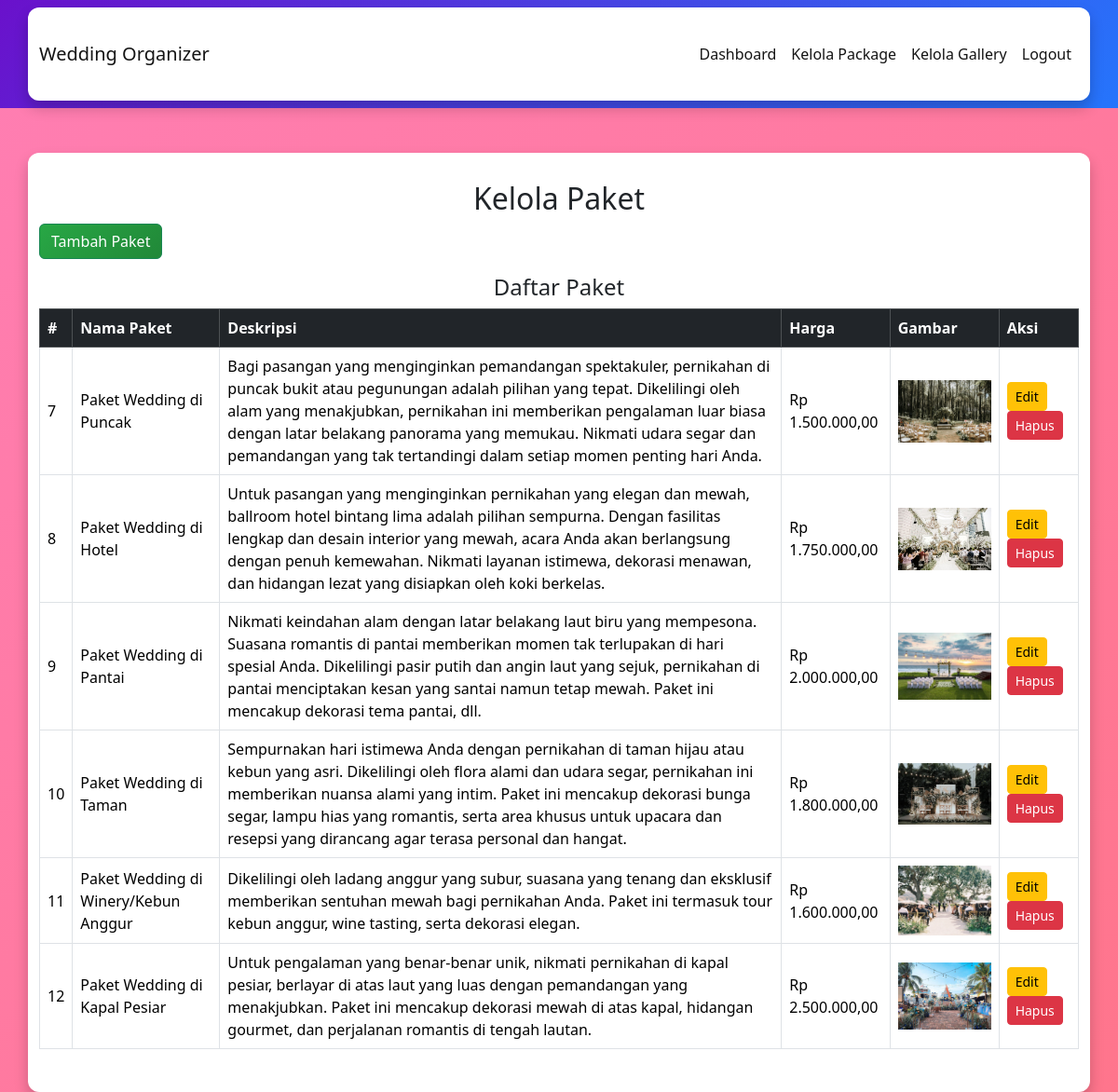
Page /pages/admin/paket_manage.php on the committed database.
### tables this page shows
CREATE TABLE `packages` (
  `id` int(11) NOT NULL,
  `name` varchar(100) NOT NULL,
  `description` text NOT NULL,
  `price` decimal(10,2) NOT NULL,
  `image` varchar(255) DEFAULT NULL,
  `created_at` timestamp NOT NULL DEFAULT current_timestamp()
);

### pages/admin/paket_manage.php (the view, shortened to what this page needs)
<?php
include '../../config/database.php';
?>
<!DOCTYPE html>
<html lang="en">
<head>
    <link href="https://cdn.jsdelivr.net/npm/bootstrap@5.3.3/dist/css/bootstrap.min.css" rel="stylesheet">
</head>
<body>
    <?php include '../../includes/navbaradmin.php'; ?>
<div class="container mt-5">
    <h2>Kelola Paket</h2>
    <button class="btn btn-success mb-3" data-bs-toggle="modal" data-bs-target="#addPackageModal">Tambah Paket</button>
    <h4>Daftar Paket</h4>
    <table class="table table-bordered table-hover">
        <thead class="table-dark">
            <tr>
                <th>#</th>
                <th>Nama Paket</th>
                <th>Deskripsi</th>
                <th>Harga</th>
                <th>Gambar</th>
                <th>Aksi</th>
            </tr>
        </thead>
        <tbody>
            <?php
            $query = "SELECT * FROM packages";
            $result = mysqli_query($conn, $query);
            while ($row = mysqli_fetch_assoc($result)): ?>
                <tr>
                    <td><?php echo $row['id']; ?></td>
                    <td><?php echo htmlspecialchars($row['name']); ?></td>
                    <td><?php echo htmlspecialchars($row['description']); ?></td>
                    <td>Rp <?php echo number_format($row['price'], 2, ',', '.'); ?></td>
                    <td><img src="../../uploads/galeri/<?php echo $row['image']; ?>" width="100" alt="Gambar Paket"></td>
                    <td>
                        <a href="edit_package.php?id=<?php echo $row['id']; ?>" class="btn btn-warning btn-sm">Edit</a>
                        <a href="delete_package.php?id=<?php echo $row['id']; ?>" class="btn btn-danger btn-sm" onclick="return confirm('Yakin ingin menghapus?');">Hapus</a>
                    </td>
                </tr>
            <?php endwhile; ?>
        </tbody>
    </table>
</div>
</body>
</html>

### pages/admin/paket_manage.php (style rules this page uses)
body { background: linear-gradient(135deg, #ff7eb3, #ff758c); min-height: 100vh; margin: 0; font-family: Arial, sans-serif; }
.container { background: #ffffff; padding: 30px; border-radius: 12px; box-shadow: 0 8px 15px rgba(0, 0, 0, 0.2); }
.btn-success { background: linear-gradient(135deg, #28a745, #218838); border: none; border-radius: 50px; padding: 10px 20px; }
.table-bordered th, .table-bordered td { vertical-align: middle; }
h2, h4 { color: #333333; text-align: center; }

### rows in the picture
packages: id "7", name "Paket Wedding di Puncak", description "Bagi pasangan yang menginginkan pemandangan spektakuler, pernikahan di puncak bukit atau pegunungan adalah pilihan yang tepat. Dikelilingi oleh alam yang menakjubkan, pernikahan ini memberikan pengalaman luar biasa dengan latar belakang panorama yang memukau. Nikmati udara segar dan pemandangan yang tak tertandingi dalam setiap momen penting hari Anda.", price "1.500.000,00", image (picture)
packages: id "8", name "Paket Wedding di Hotel", description "Untuk pasangan yang menginginkan pernikahan yang elegan dan mewah, ballroom hotel bintang lima adalah pilihan sempurna. Dengan fasilitas lengkap dan desain interior yang mewah, acara Anda akan berlangsung dengan penuh kemewahan. Nikmati layanan istimewa, dekorasi menawan, dan hidangan lezat yang disiapkan oleh koki berkelas.", price "1.750.000,00", image (picture)
packages: id "9", name "Paket Wedding di Pantai", description "Nikmati keindahan alam dengan latar belakang laut biru yang mempesona. Suasana romantis di pantai memberikan momen tak terlupakan di hari spesial Anda. Dikelilingi pasir putih dan angin laut yang sejuk, pernikahan di pantai menciptakan kesan yang santai namun tetap mewah. Paket ini mencakup dekorasi tema pantai, dll.", price "2.000.000,00", image (picture)
packages: id "10", name "Paket Wedding di Taman", description "Sempurnakan hari istimewa Anda dengan pernikahan di taman hijau atau kebun yang asri. Dikelilingi oleh flora alami dan udara segar, pernikahan ini memberikan nuansa alami yang intim. Paket ini mencakup dekorasi bunga segar, lampu hias yang romantis, serta area khusus untuk upacara dan resepsi yang dirancang agar terasa personal dan hangat.", price "1.800.000,00", image (picture)
packages: id "11", name "Paket Wedding di Winery/Kebun Anggur", description "Dikelilingi oleh ladang anggur yang subur, suasana yang tenang dan eksklusif memberikan sentuhan mewah bagi pernikahan Anda. Paket ini termasuk tour kebun anggur, wine tasting, serta dekorasi elegan.", price "1.600.000,00", image (picture)
packages: id "12", name "Paket Wedding di Kapal Pesiar", description "Untuk pengalaman yang benar-benar unik, nikmati pernikahan di kapal pesiar, berlayar di atas laut yang luas dengan pemandangan yang menakjubkan. Paket ini mencakup dekorasi mewah di atas kapal, hidangan gourmet, dan perjalanan romantis di tengah lautan.", price "2.500.000,00", image (picture)
